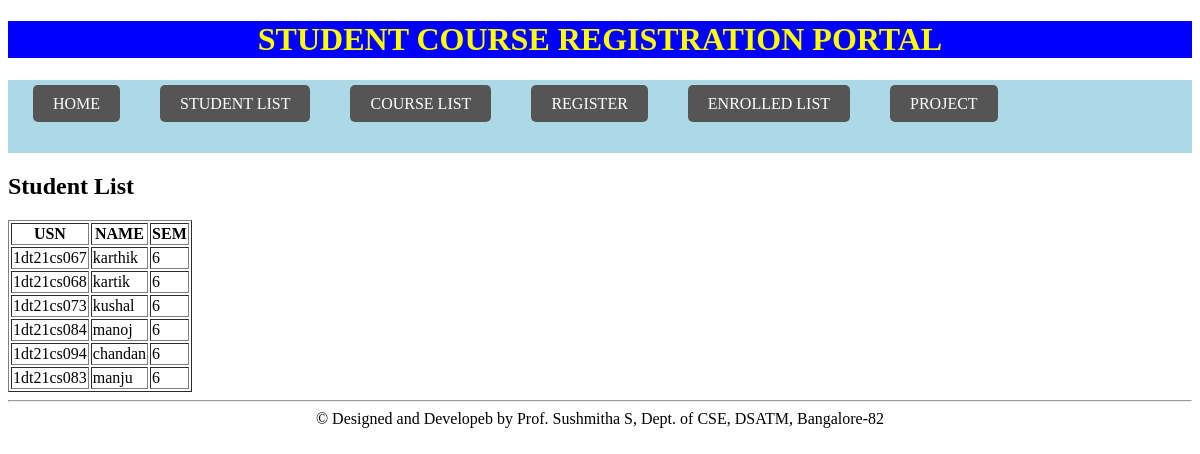
The page /studentlist/ on the database its author committed.
### student/models.py (models this page shows, shortened)
class student(models.Model):
   usn=models.CharField(max_length=10)
   name=models.CharField(max_length=40)
   sem=models.IntegerField()
   courses=models.ManyToManyField(course,related_name='student_set')

### student/views.py (the view)
# urls.py: path('studentlist/',studentlist),
def studentlist(request):
   s=student.objects.all()
   return render(request,'studentlist.html',{'student_list':s})

### student/templates/studentlist.html (shortened to what this page needs)
{% extends 'basicTemplate.html' %}
{% block content%}
<h1>Student List</h1>
<table border="1">
<tr>
<th>
USN
</th>
<th>
NAME
</th>
<th>
SEM
</th>
</tr>
{% for s in student_list %}
<tr>
<td>{{s.usn}}</td>
<td>{{s.name}}</td>
<td>{{s.sem}}</td>
</tr>
{% endfor %}
</table>
{% endblock %}

### student/templates/basicTemplate.html (shortened to what this page needs)
<!DOCTYPE html>
<html>
<head>
</head>
<body>
<center> <h1 style="background-color: blue;color:yellow"> STUDENT COURSE  REGISTRATION PORTAL</h1></center>
<nav>
<ul>
<li> <a href="/home/">HOME</a></li>
<li> <a href="/studentlist/">STUDENT LIST</a></li>
<li> <a href="/courselist/">COURSE LIST</a> </li>
<li> <a href="/register/">REGISTER</a></li>
<li> <a href="/enrolledlist/">ENROLLED LIST</a></li>
<li> <a href="/projectReg">PROJECT</a></li>
</ul>
</nav>
<section>
{% block content %} {% endblock %}
</section>
<footer>
<hr/>
<center>
&copy; Designed and Developeb by Prof. Sushmitha S, Dept. of CSE, DSATM,  Bangalore-82
</center>
</footer>
</body>
</html>

### student/templates/basicTemplate.html (style rules this page uses)
nav { background-color: lightblue;padding: 15px; }
nav a { color: #fff; text-decoration: none; padding: 10px 20px; margin: 0px 10px; border-radius: 5px; background-color: #555; flex-wrap: wrap; }
ul { list-style: none; margin: 0; padding: 0; display: flex; flex-wrap: wrap; flex-direction: row; }
li { margin-right: 20px; margin-bottom: 25px; }

### rows shown on the page
student: usn "1dt21cs067", name "karthik", sem "6"
student: usn "1dt21cs068", name "kartik", sem "6"
student: usn "1dt21cs073", name "kushal", sem "6"
student: usn "1dt21cs084", name "manoj", sem "6"
student: usn "1dt21cs094", name "chandan", sem "6"
student: usn "1dt21cs083", name "manju", sem "6"
